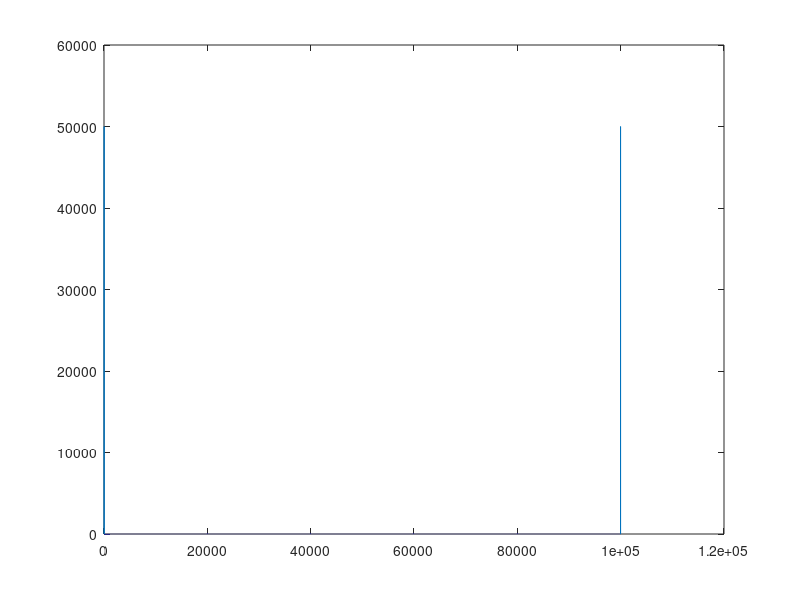

Recreate this plot in MATLAB.
close all
clc

pkg load control
pkg load signal

A = 1;
fs = 100*10^3;
t = [0:1/fs:1];
signal = A*cos(1*pi*50*t);
S = fft(signal);
plot(abs(S));